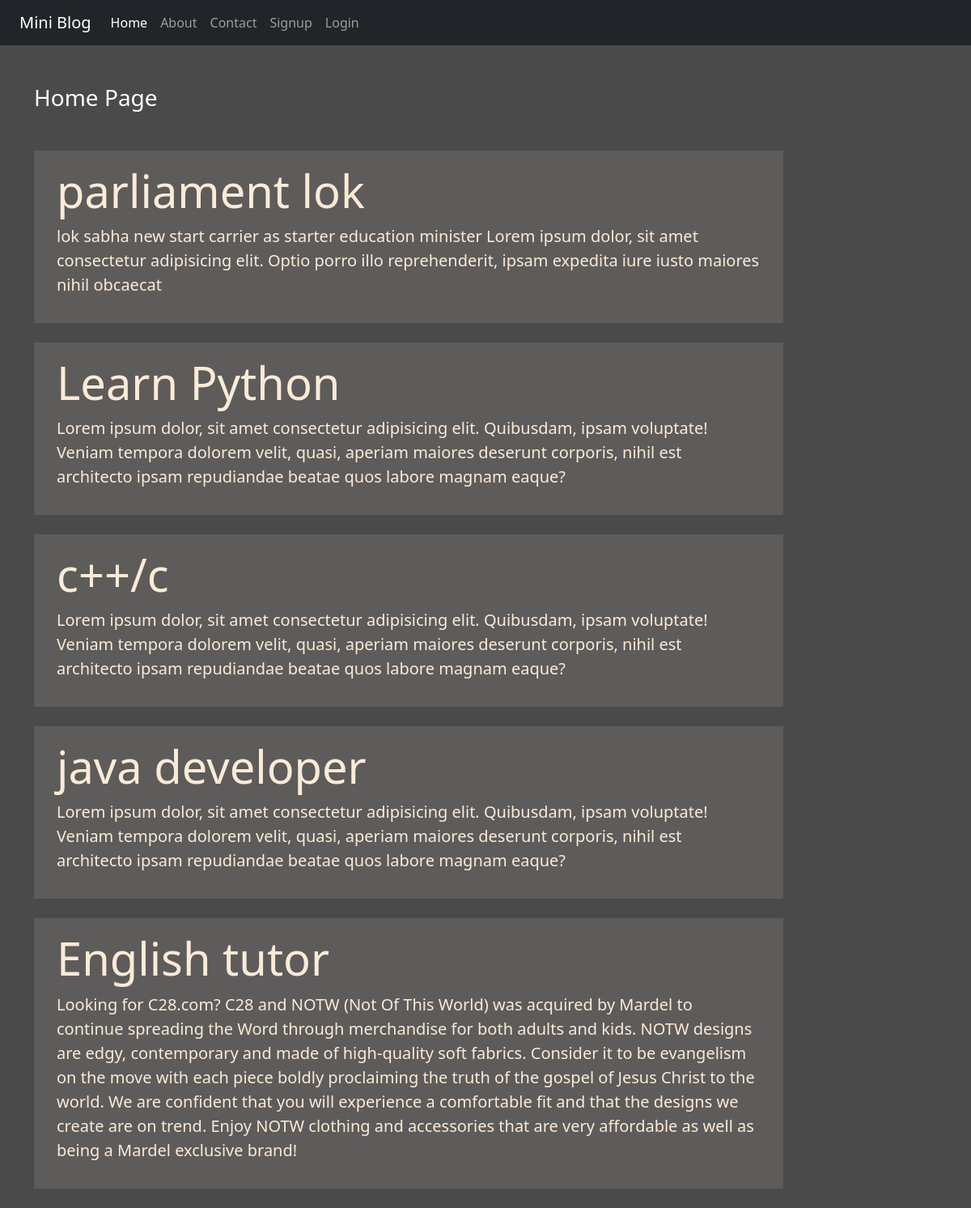
Before: / with the older database file.
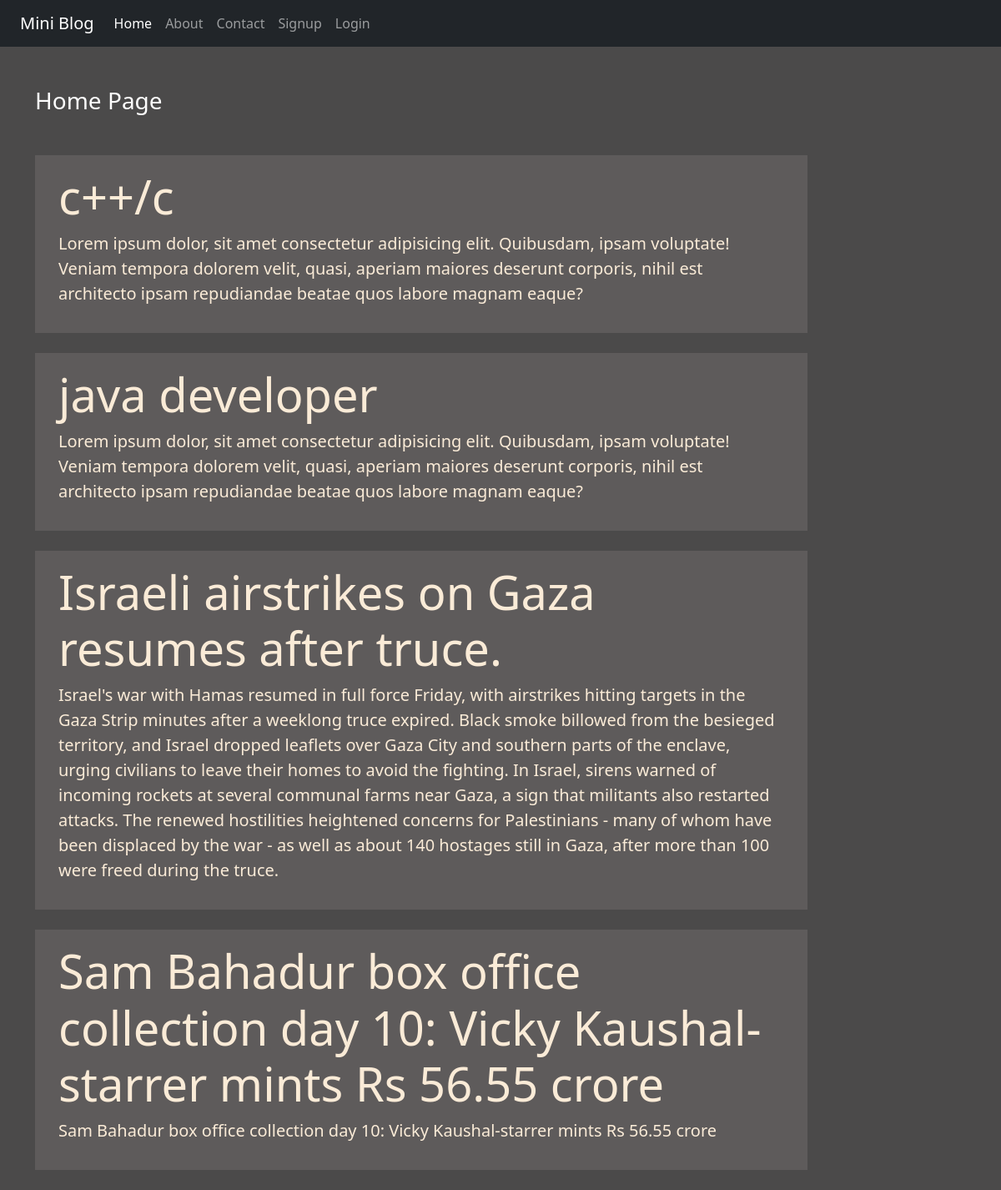
After: the same page with the newer database file.
### blog/models.py (models this page shows)
class Post(models.Model):
    title = models.CharField(max_length=150)
    desc = models.TextField()

### blog/views.py (the view)
# urls.py: 2. Add a URL to urlpatterns:  path('', views.home, name='home')
def home(request):
    posts = Post.objects.all()
    return render(request, 'blog/home.html',{'posts':posts})

### blog/templates/blog/home.html
{% extends "blog/base.html" %}
{% load static %}
{% block content %}
<div class="col-sm-10">
    <h3 class="text-white my-5">Home Page</h3>
    {% for post in posts %}
    <div class="jumbotron jumbotron-fuild jumbo-color px-3 py-3 my-4">
        <div class="container">
            <h1 class="display-4 font-weight-bold">{{post.title}}</h1>
            <p class="lead">{{post.desc}}</p>
        </div>
    </div>
    {% endfor %}
</div>
{% endblock content %}

Changed rows visible on the page:
removed Post: title "parliament lok", desc "lok sabha new start carrier as starter education minister Lorem ipsum dolor, sit amet consectetur adipisicing elit. Optio porro illo reprehenderit, ipsam expedita iure iusto maiores nihil obcaecat"
removed Post: title "Learn Python", desc "Lorem ipsum dolor, sit amet consectetur adipisicing elit. Quibusdam, ipsam voluptate! Veniam tempora dolorem velit, quasi, aperiam maiores deserunt corporis, nihil est architecto ipsam repudiandae beatae quos labore magnam eaque?"
removed Post: title "English tutor", desc "Looking for C28.com? C28 and NOTW (Not Of This World) was acquired by Mardel to continue spreading the Word through merchandise for both adults and kids. NOTW designs are edgy, contemporary and made of high-quality soft fabrics. Consider it to be evangelism on the move with each piece boldly proclaiming the truth of the gospel of Jesus Christ to the world. We are confident that you will experience a comfortable fit and that the designs we create are on trend. Enjoy NOTW clothing and accessories that are very affordable as well as being a Mardel exclusive brand!"
added Post: title "Israeli airstrikes on Gaza resumes after truce.", desc "Israel's war with Hamas resumed in full force Friday, with airstrikes hitting targets in the Gaza Strip minutes after a weeklong truce expired. Black smoke billowed from the besieged territory, and Israel dropped leaflets over Gaza City and southern parts of the enclave, urging civilians to leave their homes to avoid the fighting. In Israel, sirens warned of incoming rockets at several communal farms near Gaza, a sign that militants also restarted attacks. The renewed hostilities heightened concerns for Palestinians - many of whom have been displaced by the war - as well as about 140 hostages still in Gaza, after more than 100 were freed during the truce."
added Post: title "Sam Bahadur box office collection day 10: Vicky Kaushal-starrer mints Rs 56.55 crore", desc "Sam Bahadur box office collection day 10: Vicky Kaushal-starrer mints Rs 56.55 crore"
